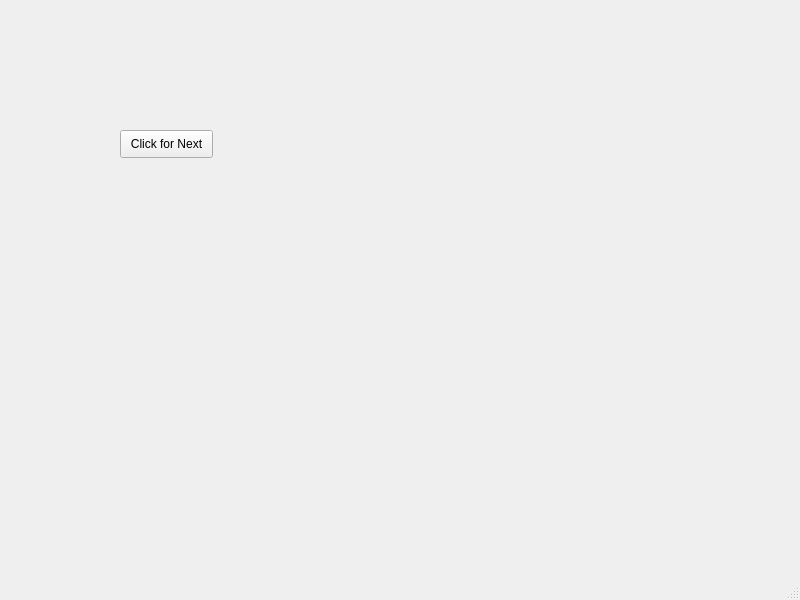
<?xml version="1.0" encoding="UTF-8"?>
<ui version="4.0">
 <class>MainWindow</class>
 <widget class="QMainWindow" name="MainWindow">
  <property name="geometry">
   <rect>
    <x>0</x>
    <y>0</y>
    <width>800</width>
    <height>600</height>
   </rect>
  </property>
  <property name="windowTitle">
   <string>MainWindow</string>
  </property>
  <widget class="QWidget" name="centralwidget">
   <widget class="QPushButton" name="pushButton">
    <property name="geometry">
     <rect>
      <x>120</x>
      <y>130</y>
      <width>93</width>
      <height>28</height>
     </rect>
    </property>
    <property name="text">
     <string>Click for Next</string>
    </property>
   </widget>
  </widget>
  <widget class="QMenuBar" name="menubar">
   <property name="geometry">
    <rect>
     <x>0</x>
     <y>0</y>
     <width>800</width>
     <height>26</height>
    </rect>
   </property>
  </widget>
  <widget class="QStatusBar" name="statusbar"/>
 </widget>
 <resources/>
 <connections/>
</ui>
